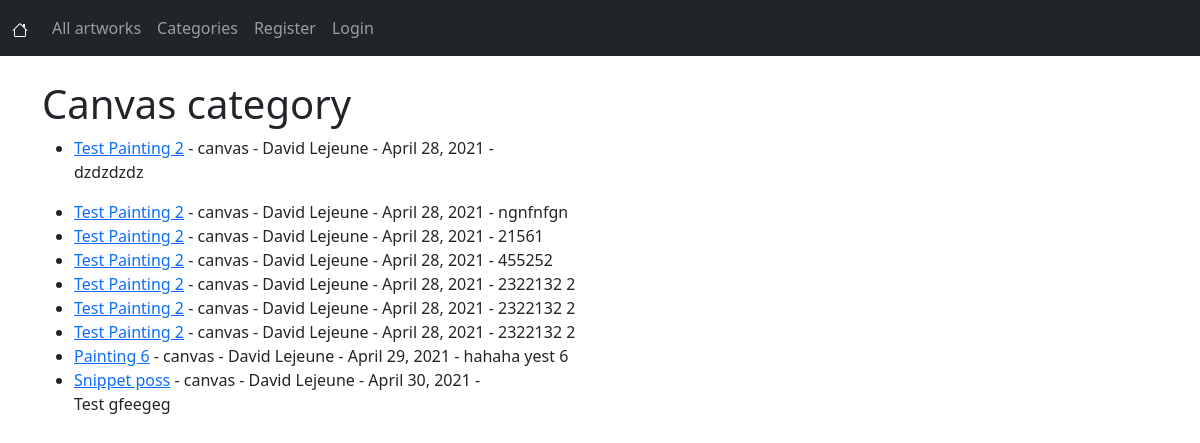
/category/canvas/, run on an earlier commit of the app's database.
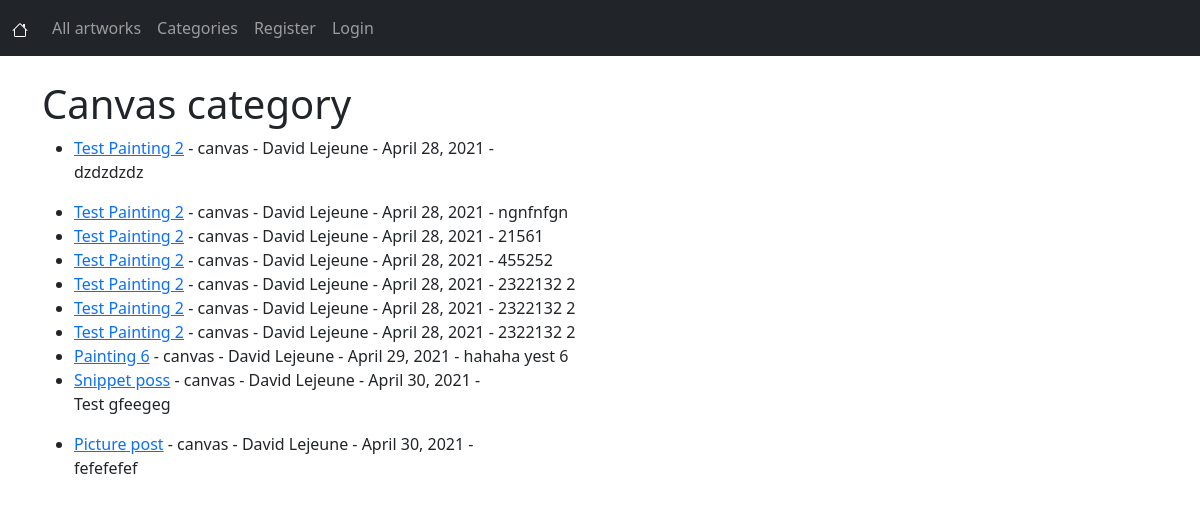
And on a later commit of the database.
### artworks/models.py (models this page shows, shortened)
class Artwork(models.Model):
    title = models.CharField(max_length=255)
    header_image = models.ImageField(null=True, blank=True, upload_to="images/")
    title_tag = models.CharField(max_length=255)
    author = models.ForeignKey(User, on_delete=models.CASCADE)
    body = RichTextField(blank=True, null=True)
    snippet = models.CharField(max_length=255)
    artwork_date = models.DateField(auto_now_add=True)
    category = models.CharField(max_length=255, default='No category')
    likes = models.ManyToManyField(User, related_name='artwork_post')

### artworks/views.py (the view)
# urls.py: path('category/<str:cats>/' , CategoryView, name="category"),
def CategoryView(request, cats):
    category_artworks = Artwork.objects.filter(category=cats.replace('-',' '))
    return render(request, 'categories.html', {'cats':cats.title().replace('-',' '), 'category_artworks':category_artworks})

### artworks/templates/categories.html (shortened to what this page needs)
{% extends 'base.html' %}
{% block content %}
{% if category_artworks %}
<h1>{{ cats }} category</h1>
    <ul>
        {% for artwork in category_artworks %}
            <li><a href="{% url 'artwork-detail' artwork.pk %}">{{ artwork.title }}</a> - {{ artwork.category}} - {{ artwork.author.first_name }} {{ artwork.author.last_name }} - {{ artwork.artwork_date }} -
                {{ artwork.body|slice:":100"|safe }}</li>
        {% endfor %}
    </ul>
{% else %}
<div class="d-flex justify-content-center">
    <div class="alert alert-dark" role="alert">
        Sorry, this page doesn't exist .
    </div>
</div>
{% endif %}
{% endblock %}

What changed in the data, as far as the page shows it:
added Artwork: title "Picture post", category "canvas", author.first_name "David", author.last_name "Lejeune", artwork_date "April 30, 2021", body "fefefefef"
